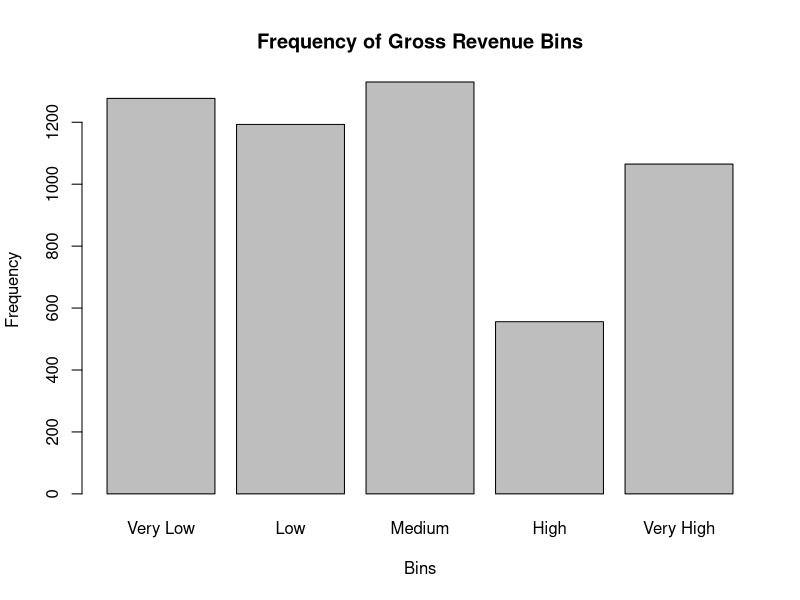
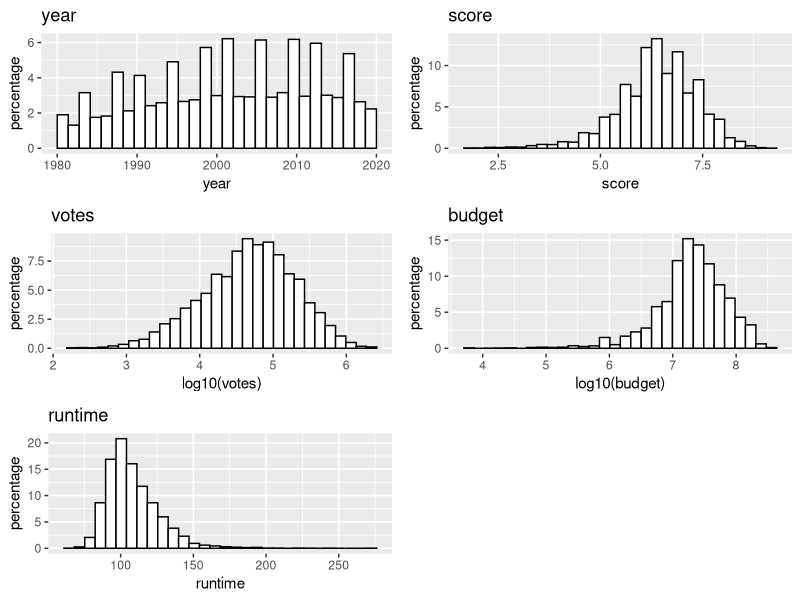
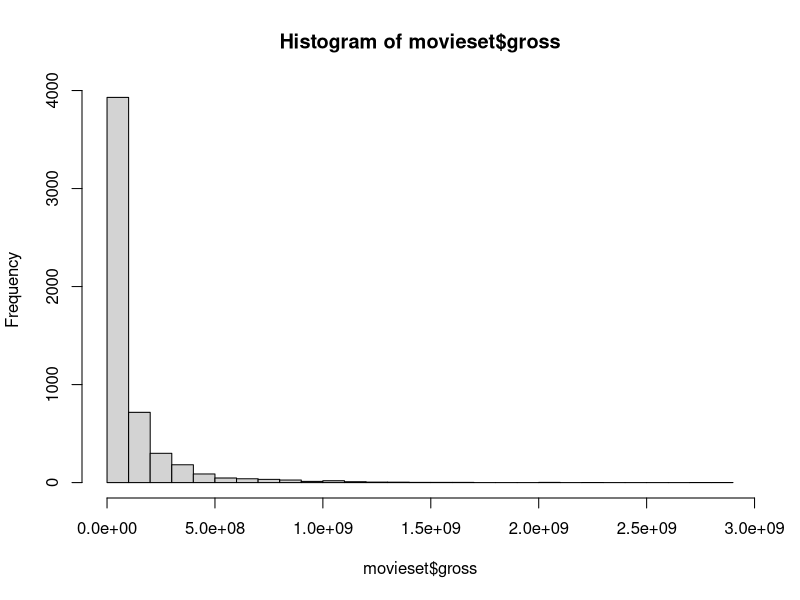
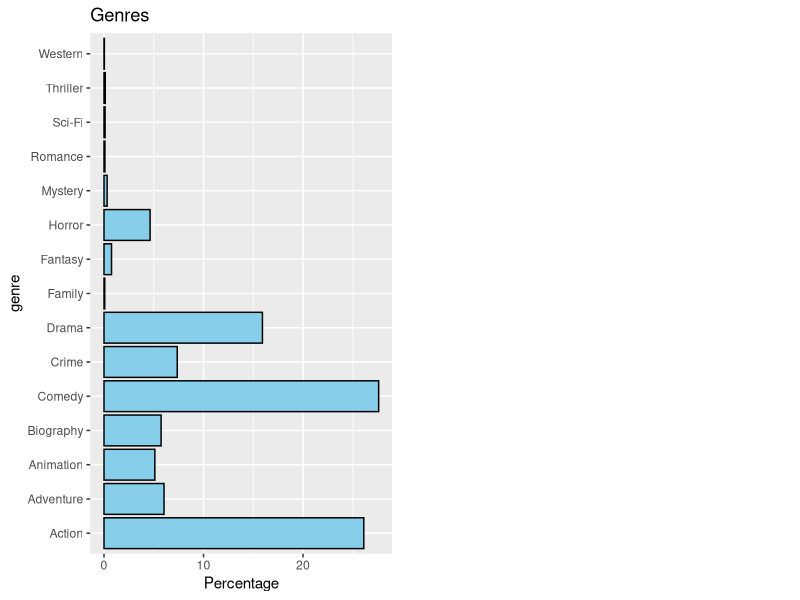
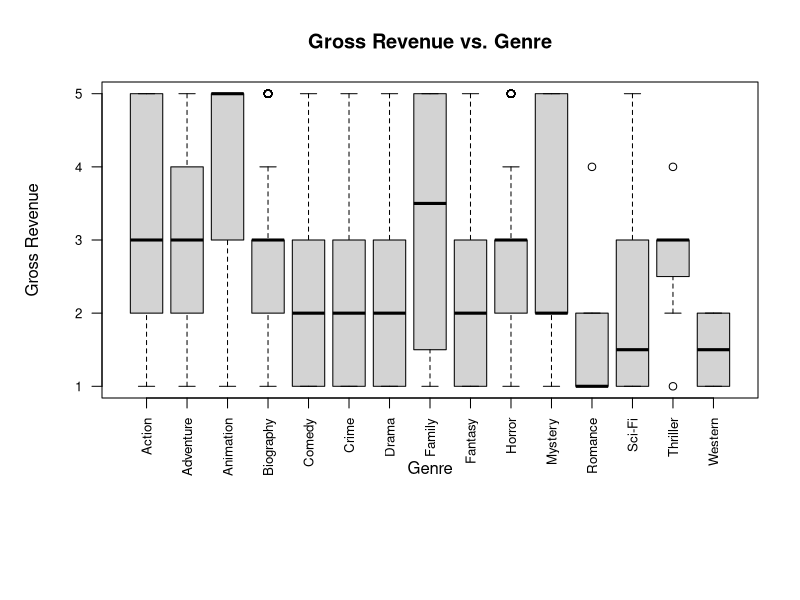
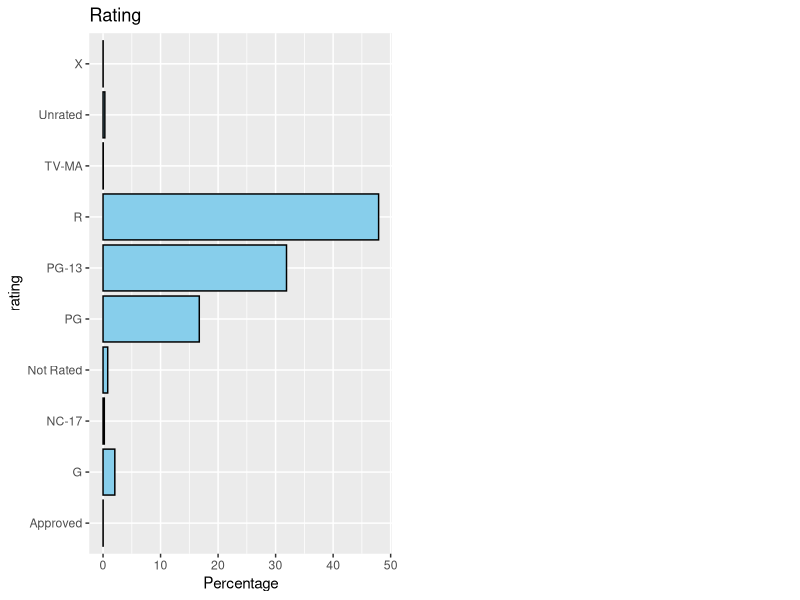
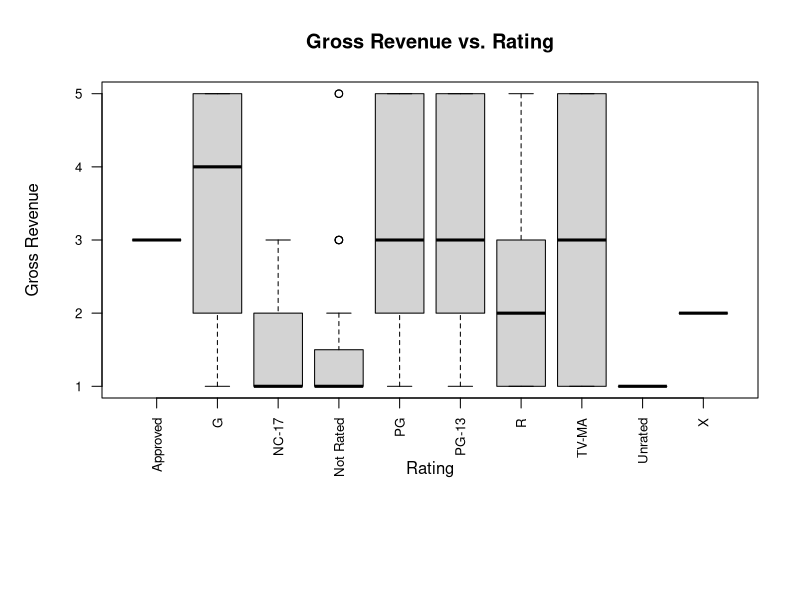
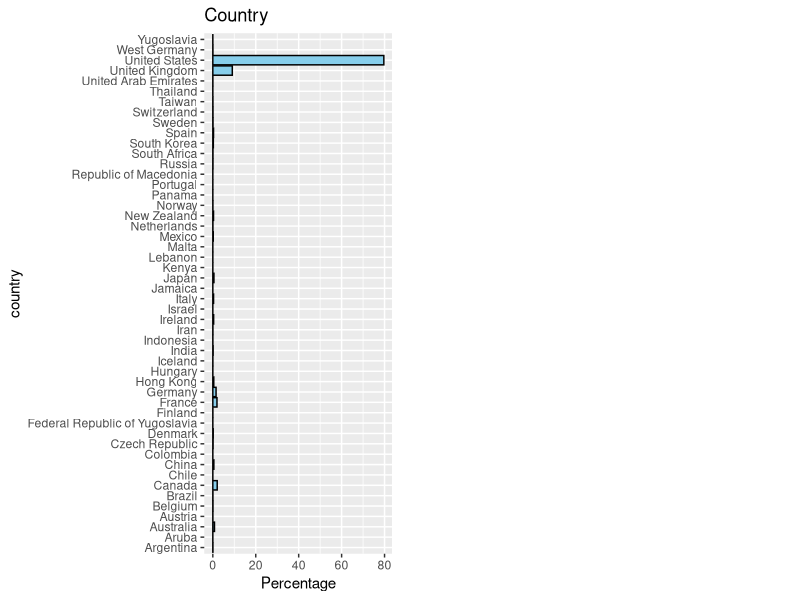

The R script that drew these images, in order:
## ---- chunk 1
knitr::opts_chunk$set(echo = TRUE)
## ---- chunk 2
library(dplyr)   
library(readr)  
library(ggplot2)
#library(statsr)
library(gridExtra)
library(corrplot)
library(tidyr)
## ---- chunk 3
movieset <- read.csv("output.csv")
print(movieset)
## ---- chunk 4
custom_breaks <- c(0, 10000000, 30000000, 90000000, 150000000, Inf)
bin_labels <- c("Very Low", "Low", "Medium", "High", "Very High")

movieset$gross_equal_width_bins <- cut(movieset$gross, breaks = custom_breaks, labels = bin_labels, include.lowest = TRUE, right = FALSE)

bin_freq <- table(movieset$gross_equal_width_bins)

barplot(bin_freq, 
     main = "Frequency of Gross Revenue Bins",
     xlab = "Bins",
     ylab = "Frequency")

## ---- chunk 5

p1 <- ggplot(aes(x=year), data=movieset) + 
  geom_histogram(aes(y=100*(..count..)/sum(..count..)), color='black', fill='white') + ylab('percentage') + ggtitle('year')
p2 <- ggplot(aes(x=score), data=movieset) +
  geom_histogram(aes(y=100*(..count..)/sum(..count..)), color='black', fill='white') + ylab('percentage') + ggtitle('score')
p3 <- ggplot(aes(x=log10(votes)), data=movieset) +
  geom_histogram(aes(y=100*(..count..)/sum(..count..)), color='black', fill='white') + ylab('percentage') + ggtitle('votes')
p4 <- ggplot(aes(x=log10(budget)), data=movieset) +
  geom_histogram(aes(y=100*(..count..)/sum(..count..)), color='black', fill='white') + ylab('percentage') + ggtitle('budget')
p5 <- ggplot(aes(x=runtime), data=movieset) +
  geom_histogram(aes(y=100*(..count..)/sum(..count..)), color='black', fill='white') + ylab('percentage') + ggtitle('runtime')
grid.arrange(p1, p2, p3, p4, p5, ncol=2)

## ---- chunk 6
hist(movieset$gross, breaks = 30)
summary(movieset$gross)

numeric_columns <- names(movieset)[sapply(movieset, is.numeric)]
numeric_columns <- setdiff(numeric_columns, "gross")
numeric_vars <- movieset[, numeric_columns]
print(names(numeric_vars))

correlation_matrix <- cor(numeric_vars)
print(correlation_matrix)
## ---- chunk 7

#Plotting genre to gross frequency
p1 <- ggplot(aes(x = genre), data = movieset) +
  geom_bar(aes(y = 100 * (..count..) / sum(..count..)), fill = "skyblue", color = "black") +
  ylab('Percentage') +
  ggtitle('Genres') +
  coord_flip()


grid.arrange(p1, ncol = 2)

# Create boxplot
boxplot(movieset$gross_equal_width_bins ~ genre, data = movieset,
        main = 'Gross Revenue vs. Genre', 
        xlab = 'Genre', 
        ylab = 'Gross Revenue',
        las = 2,   # Rotate x-axis labels to be vertical
        cex.axis = 0.8, # Reduce the font size of axis labels
        par(mar = c(10, 5, 4, 2) + 0.1)) # Increase the bottom margin


#Plotting rating to gross frequency
p2 <- ggplot(aes(x = rating), data = movieset) +
  geom_bar(aes(y = 100 * (..count..) / sum(..count..)), fill = "skyblue", color = "black") +
  ylab('Percentage') +
  ggtitle('Rating') +
  coord_flip()


grid.arrange(p2, ncol = 2)

# Create boxplot
boxplot(movieset$gross_equal_width_bins ~ rating, data = movieset,
        main = 'Gross Revenue vs. Rating', 
        xlab = 'Rating', 
        ylab = 'Gross Revenue',
        las = 2,   # Rotate x-axis labels to be vertical
        cex.axis = 0.8, # Reduce the font size of axis labels
        par(mar = c(10, 5, 4, 2) + 0.1)) # Increase the bottom margin


#Plotting country to gross frequency
p3 <- ggplot(aes(x = country), data = movieset) +
  geom_bar(aes(y = 100 * (..count..) / sum(..count..)), fill = "skyblue", color = "black") +
  ylab('Percentage') +
  ggtitle('Country') +
  coord_flip()


grid.arrange(p3, ncol = 2)

# Create boxplot
boxplot(movieset$gross_equal_width_bins ~ country, data = movieset,
        main = 'Gross Revenue vs. Country', 
        xlab = 'Country', 
        ylab = 'Gross Revenue',
        las = 2,   # Rotate x-axis labels to be vertical
        cex.axis = 0.8, # Reduce the font size of axis labels
        par(mar = c(10, 5, 4, 2) + 0.1)) # Increase the bottom margin


#Plotting company to gross frequency
p4 <- ggplot(aes(x = company), data = movieset) +
  geom_bar(aes(y = 100 * (..count..) / sum(..count..)), fill = "skyblue", color = "black") +
  ylab('Percentage') +
  ggtitle('Company') +
  coord_flip()

grid.arrange(p4, ncol = 2)

#Plotting director to gross frequency
p5 <- ggplot(aes(x = director), data = movieset) +
  geom_bar(aes(y = 100 * (..count..) / sum(..count..)), fill = "skyblue", color = "black") +
  ylab('Percentage') +
  ggtitle('Director') +
  coord_flip()

grid.arrange(p5, ncol = 2)

#Plotting writer to gross frequency
p6 <- ggplot(aes(x = writer), data = movieset) +
  geom_bar(aes(y = 100 * (..count..) / sum(..count..)), fill = "skyblue", color = "black") +
  ylab('Percentage') +
  ggtitle('Writer') +
  coord_flip()

grid.arrange(p6, ncol = 2)

#Plotting star to gross frequency
p7 <- ggplot(aes(x = star), data = movieset) +
  geom_bar(aes(y = 100 * (..count..) / sum(..count..)), fill = "skyblue", color = "black") +
  ylab('Percentage') +
  ggtitle('Star') +
  coord_flip()

grid.arrange(p7, ncol = 2)


## ---- chunk 8
str(movieset)
movieset_clean <- na.omit(movieset)

final_movieset <- movieset_clean %>% select(name, genre, year, score, votes, budget, gross, runtime)
print(final_movieset)
## ---- chunk 9
set.seed(2017)
split <- sample(seq_len(nrow(final_movieset)), size = floor(0.7 * nrow(final_movieset)))
train <- final_movieset[split, ]
test <- final_movieset[-split, ]
print(test)
dim(train)
dim(test)
## ---- chunk 10
full_model <- lm(gross~genre+year+score+votes+budget+runtime, data=train)
summary(full_model)
## ---- chunk 11
fit1 <- lm(gross ~ votes, data=train)
summary(fit1)
## ---- chunk 12
fit_model <- lm(gross~genre+year+score+budget+runtime, data=train)
print(fit_model)
## ---- chunk 13
fit2 <- lm(gross ~ votes + budget, data=train)
summary(fit2)
## ---- chunk 14
fit_model_2 <- lm(gross~genre+year+score+runtime, data=train)
print(fit_model_2)
## ---- chunk 15
fit3 <- lm(gross ~ votes + budget + genre, data=train)
summary(fit3)
## ---- chunk 16
fit_model_3 <- lm(gross~year+score+runtime, data=train)
print(fit_model_3)
## ---- chunk 17
fit4 <- lm(gross ~ votes + budget + genre, data=train)
summary(fit4)
## ---- chunk 18
fit5 <- lm(gross ~ votes + budget + genre + score, data=train)
summary(fit5)
## ---- chunk 19
fit6 <- lm(gross ~ votes + budget + genre + score + runtime, data=train)
summary(fit6)
## ---- chunk 20
print(test)
# colnames(test)
# new_movie <- test %>% filter(name == "Xanadu") %>% select(votes, budget, genre, rating, score, runtime)
new_movie <- test %>% select(votes, budget, genre, score, runtime)
print(new_movie)

# any(is.na(new_movie))

# new_movie$rating <- factor(new_movie$rating, levels = levels(train$rating))
# new_movie$genre <- factor(new_movie$genre, levels = levels(train$genre))

# Make predictions
predict(fit6, new_movie)

## ---- chunk 21
predict(fit6, new_movie, interval = "prediction", level = 0.05)
## ---- chunk 22
library(randomForest)

last_movie <- final_movieset %>% select(name, genre, budget, gross, runtime)
print(last_movie)

x <- last_movie[, - which(names(last_movie) == "gross")]
y <- last_movie$gross

set.seed(42)  # For reproducibility
train_indices <- sample(1:nrow(last_movie), 0.8 * nrow(last_movie))  # 80% for training
X_train <- x[train_indices, ]
y_train <- y[train_indices]
X_test <- x[-train_indices, ]
y_test <- y[-train_indices]
print(X_test)


rf_model <- randomForest(x = X_train, y = y_train, ntree = 100, mtry = 3, importance = TRUE)

# Predict on the test set
y_pred <- predict(rf_model, newdata = X_test)
print(y_pred)

## ---- chunk 23
